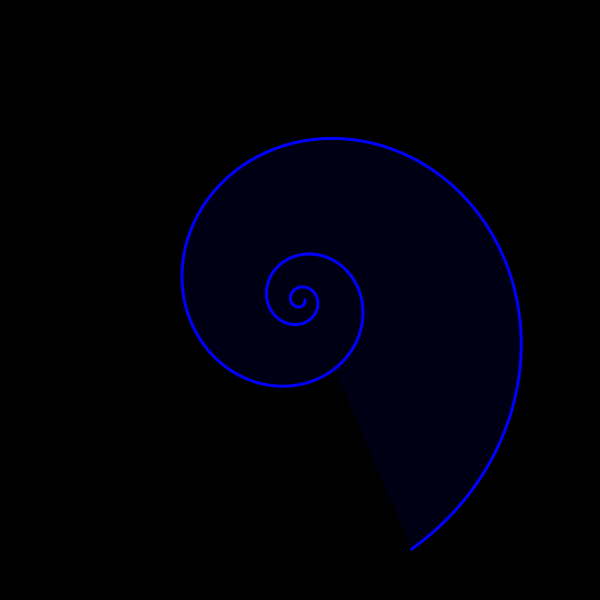
Frame 1 (no input)
Frame 60 (no input): identical to frame 1, image omitted
Frame 120 (the mouse pressed at the canvas centre since frame 60): identical to frame 1, image omitted

The p5.js sketch that drew this single still picture (run headless with seeded random() and noise() and a simulated clock; from frame 60 on, the mouse is pressed at the canvas centre):

// p5.js sketch
// ── sketch.js
var sliderA;
var sliderB;
var sliderN;

function setup() {
  createCanvas(600, 600);
  
  sliderA = createSlider(1,100,5);
  sliderB = createSlider(1,5  ,2);
  sliderN = createSlider(1,50 ,20);
}

function draw() {
  background(0);
  translate(width/2,height/2);
  
  var a = sliderA.value(); 
  var b = sliderB.value()/10; 
  var n = sliderN.value();
  
  noFill();
  stroke(0,0,255);
  strokeWeight(3);
  fill(0,0,255,20);
  
  beginShape();
  for(var i = 0; i < n; i+=0.001){
	  var x = a * Math.pow(Math.E,b * i) * cos(i);
	  var y = a * Math.pow(Math.E,b * i) * sin(i);
	  vertex(x,y);  
  }
  endShape();
}
